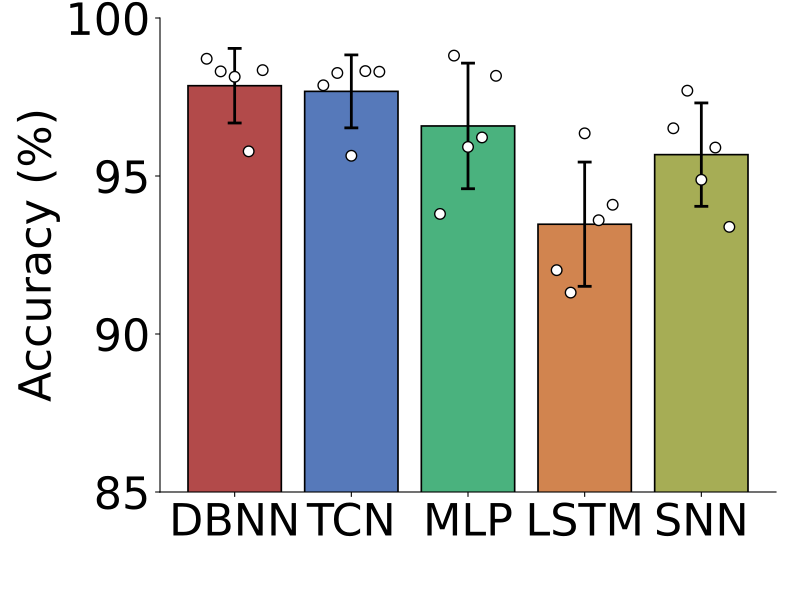

Write Python code to recreate this figure.
import csv
import os
from pathlib import Path
import matplotlib
matplotlib.use("Agg")
import matplotlib.pyplot as plt

import numpy as np
import torch
from torch import nn
import torch.nn.functional as F


class FixedBilinear(nn.Module):
    def __init__(self):
        super().__init__()
        self.weight = nn.Parameter(torch.empty(1, 500, 500), requires_grad=False)
        self.register_buffer("bias", torch.empty(1))


class FixedCore(nn.Module):
    def __init__(self, variant, dt):
        super().__init__()
        if variant != "dbnn":
            raise ValueError(variant)
        self.dt = float(dt)
        for name in ("tau_rise", "tau_decay", "omega"):
            self.register_parameter(name, nn.Parameter(torch.empty(500), requires_grad=False))
        for name in ("v_th", "reset_amp", "tau_reset"):
            self.register_parameter(name, nn.Parameter(torch.empty(()), requires_grad=False))
        self.bilinear = FixedBilinear()

    def forward(self, inputs):
        steps = inputs.shape[-1]
        lag = (torch.arange(steps, dtype=inputs.dtype, device=inputs.device) * self.dt - 0.5).clamp_min(0)
        kernels = self.omega[:, None] * (1.0 - torch.exp(-lag / self.tau_rise[:, None])) * torch.exp(-lag / self.tau_decay[:, None])
        size = 1 << (2 * steps - 2).bit_length()
        filtered = torch.fft.irfft(torch.fft.rfft(inputs, n=size, dim=-1) * torch.fft.rfft(kernels, n=size, dim=-1)[None], n=size, dim=-1)[..., :steps].transpose(1, 2)
        drive = filtered.sum(dim=-1) + self.bilinear.bias
        weight = self.bilinear.weight[0].to(filtered.dtype)
        weight = weight - torch.diag_embed(weight.diagonal())
        drive = drive + torch.einsum("bti,ij,btj->bt", filtered, weight, filtered)
        if bool(torch.all(drive < self.v_th)):
            return drive
        alpha = torch.exp(-torch.tensor(self.dt, dtype=drive.dtype, device=drive.device) / self.tau_reset.abs().clamp_min(1e-4))
        reset = torch.zeros(inputs.shape[0], device=inputs.device, dtype=inputs.dtype)
        values = []
        for step in range(steps):
            voltage = drive[:, step] + reset
            spike = (voltage >= self.v_th).to(voltage.dtype)
            reset = alpha * reset - self.reset_amp.abs() * spike
            values.append(voltage)
        return torch.stack(values, dim=-1)

class LocalEncoder(nn.Module):
    def __init__(self, dataset):
        super().__init__()
        self.dataset = dataset
        self.feature_maps = 8
        self.convolutions = nn.Sequential(nn.Conv2d(2, 96, 3, padding=1, groups=2), nn.GELU(), nn.Conv2d(96, 128, 3, padding=1, groups=2), nn.GELU(), nn.Conv2d(128, 16, 1, groups=2))
        self.node_mix_logits = nn.Parameter(torch.empty(2, 250, 8))
        self.log_input_gain = nn.Parameter(torch.empty(2))
        self.register_buffer("synapse_to_node", torch.empty(500, dtype=torch.int64))

    def forward(self, inputs):
        batch, steps = inputs.shape[:2]
        if self.dataset == "gait_recognition":
            frames = inputs.float().reshape(batch * steps, 1, 48, 30) / 255.0
            frames = F.adaptive_avg_pool2d(frames, (16, 16)).repeat(1, 2, 1, 1)
        else:
            frames = inputs.float().reshape(batch * steps, 2, 7, 7)[:, [1, 0]]
        frames = torch.sigmoid(self.convolutions(frames))
        if frames.shape[-2:] != (16, 16):
            frames = F.interpolate(frames, size=(16, 16), mode="bilinear", align_corners=False)
        frames = frames.reshape(batch * steps, 2, self.feature_maps, 256)[..., :250]
        weights = self.node_mix_logits.softmax(dim=-1)
        nodes = torch.einsum("bpkm,pmk->bpm", frames, weights)
        gains = self.log_input_gain.exp().clamp(1e-7, 0.2)
        nodes = (nodes * gains[None, :, None]).reshape(batch, steps, 500)
        return nodes[:, :, self.synapse_to_node].transpose(1, 2)


class LocalDBNN(nn.Module):
    def __init__(self, dataset, variant="dbnn"):
        super().__init__()
        self.dataset = dataset
        self.phases = 20 if dataset == "gait_recognition" else 49
        self.front = LocalEncoder(dataset)
        dt = 2.0 if dataset == "gait_recognition" else 1.0 if dataset == "dvs_gesture" else 10.0
        self.core = FixedCore(variant, dt)
        output_steps = 1000 if dataset == "gait_recognition" else 980
        classes = 11 if dataset == "dvs_gesture" else 10
        self.classifier = nn.Linear(output_steps, classes)
        self.logit_gain = nn.Parameter(torch.empty(()))

    def features_before_classifier(self, inputs):
        encoded = self.front(inputs)
        node_phase = torch.div(torch.arange(250, device=encoded.device) * self.phases, 250, rounding_mode="floor").repeat(2)
        synapse_phase = node_phase[self.front.synapse_to_node]
        phase_mask = F.one_hot(synapse_phase, num_classes=self.phases).to(encoded.dtype)
        encoded = (encoded.unsqueeze(-1) * phase_mask[None, :, None, :]).reshape(encoded.shape[0], 500, -1)
        if encoded.shape[-1] != self.classifier.in_features:
            encoded = F.interpolate(encoded, size=self.classifier.in_features, mode="linear", align_corners=False)
        trace = self.core(encoded)
        return (trace - self.core.bilinear.bias) / 0.3

    def forward(self, inputs):
        return self.classifier(self.features_before_classifier(inputs)) * self.logit_gain


class TemporalTCN(nn.Module):
    def __init__(self, features, classes, width):
        super().__init__()
        self.net = nn.Sequential(nn.Conv1d(features, width, 3, padding=1), nn.GELU(), nn.Dropout(0.1), nn.Conv1d(width, width, 3, padding=2, dilation=2), nn.GELU(), nn.Dropout(0.1))
        self.classifier = nn.Linear(width, classes)

    def features_before_classifier(self, inputs):
        return self.net(inputs.transpose(1, 2)).mean(dim=2)

    def forward(self, inputs):
        return self.classifier(self.features_before_classifier(inputs))


class TemporalMLP(nn.Module):
    def __init__(self, features, steps, classes, width):
        super().__init__()
        self.net = nn.Sequential(nn.Flatten(), nn.Linear(features * steps, width), nn.GELU(), nn.Dropout(0.1), nn.Linear(width, classes))

    def features_before_classifier(self, inputs):
        return self.net[:4](inputs)

    def forward(self, inputs):
        return self.net(inputs)


class TemporalLSTM(nn.Module):
    def __init__(self, features, classes, projection, hidden):
        super().__init__()
        self.input_projection = nn.Linear(features, projection)
        self.lstm = nn.LSTM(projection, hidden, batch_first=True)
        self.dropout = nn.Dropout(0.1)
        self.classifier = nn.Linear(hidden, classes)

    def features_before_classifier(self, inputs):
        _, (hidden, _) = self.lstm(self.input_projection(inputs))
        return self.dropout(hidden[-1])

    def forward(self, inputs):
        return self.classifier(self.features_before_classifier(inputs))


class TemporalSNN(nn.Module):
    def __init__(self, features, classes, hidden):
        super().__init__()
        self.input_gain_raw = nn.Parameter(torch.empty(()))
        self.hidden_layer = nn.Linear(features, hidden)
        self.output_layer = nn.Linear(hidden, classes)

    def simulate(self, inputs):
        hidden = inputs.new_zeros((inputs.shape[0], self.hidden_layer.out_features))
        output = inputs.new_zeros((inputs.shape[0], self.output_layer.out_features))
        logits = torch.zeros_like(output)
        hidden_sum = torch.zeros_like(hidden)
        gain = F.softplus(self.input_gain_raw)
        for step in range(inputs.shape[1]):
            hidden = 0.2 * hidden + self.hidden_layer(gain * inputs[:, step])
            hidden_spikes = (hidden >= 1.0).to(hidden.dtype)
            hidden = hidden - hidden_spikes
            output = 0.2 * output + self.output_layer(hidden_spikes)
            output_spikes = (output >= 1.0).to(output.dtype)
            output = output - output_spikes
            logits = logits + output
            hidden_sum = hidden_sum + hidden_spikes
        return logits / inputs.shape[1], hidden_sum / inputs.shape[1]

    def features_before_classifier(self, inputs):
        return self.simulate(inputs)[1]

    def forward(self, inputs):
        return self.simulate(inputs)[0]


def make_model(dataset, name, variant="dbnn"):
    gait = dataset == "gait_recognition"
    features = 18 if gait else 98
    steps = 50 if gait else 20
    classes = 11 if dataset == "dvs_gesture" else 10
    if name == "dbnn":
        return LocalDBNN(dataset, variant)
    if name == "tcn":
        return TemporalTCN(features, classes, 64 if gait else 24)
    if name == "mlp":
        return TemporalMLP(features, steps, classes, 80 if gait else 5)
    if name == "lstm":
        return TemporalLSTM(features, classes, 64 if gait else 54, 64 if gait else 13)
    if name == "snn":
        return TemporalSNN(features, classes, 400 if gait else 83)
    raise ValueError(name)


SCRIPT_DIR = Path(__file__).resolve().parent
ROOT = Path(__file__).resolve().parents[3]
DATA_DIR = ROOT / "nc_final_data/Figure6/Figure6_c2"
SOURCE_DIR = ROOT / "nc_final_source_data/Figure6/Figure6_c2"
DATASET = "nmnist"
NAMES = ("dbnn", "tcn", "mlp", "lstm", "snn")
COLORS = ("#B24A4A", "#5679BA", "#4AB27E", "#D1844F", "#A6AD55")




def write_table(path, columns, runs, means, stds):
    values = np.asarray(runs)
    if values.ndim != 2 or values.shape[0] != len(columns) or len(means) != len(columns) or len(stds) != len(columns):
        raise ValueError("Unexpected source table shape")
    path.parent.mkdir(parents=True, exist_ok=True)
    temporary = path.with_name(f".{path.name}.{os.getpid()}.tmp")
    try:
        with temporary.open("w", encoding="utf-8", newline="") as stream:
            writer = csv.writer(stream)
            writer.writerow(["run", *columns])
            for index in range(values.shape[1]):
                writer.writerow([f"run_{index + 1}", *values[:, index]])
            writer.writerow(["mean", *means])
            writer.writerow(["std", *stds])
        os.replace(temporary, path)
    finally:
        if temporary.exists():
            temporary.unlink()


def main():
    torch.set_num_threads(4)
    torch.backends.cuda.matmul.allow_tf32 = False
    torch.backends.cudnn.allow_tf32 = False
    device = torch.device("cuda" if torch.cuda.is_available() else "cpu")
    inputs = torch.from_numpy(np.load(DATA_DIR / "test_input.npy", allow_pickle=False)).to(device)
    labels = torch.from_numpy(np.load(DATA_DIR / "test_label.npy", allow_pickle=False)).long().to(device)
    dbnn_inputs = torch.from_numpy(np.load(DATA_DIR / "test_frames.npy", allow_pickle=False)).to(device) if DATASET == "gait_recognition" else inputs
    accuracy = np.empty((len(NAMES), 5), dtype=np.float64)
    with torch.inference_mode():
        for model_index, name in enumerate(NAMES):
            x = dbnn_inputs if name == "dbnn" else inputs
            for run in range(1, 6):
                checkpoint = torch.load(DATA_DIR / name / f"checkpoint_{run}.pt", map_location="cpu", weights_only=True)
                if set(checkpoint) != {"model_state"}:
                    raise ValueError("Unexpected checkpoint fields")
                model = make_model(DATASET, name).to(device).eval()
                model.load_state_dict(checkpoint["model_state"], strict=True)
                correct = 0
                for start in range(0, len(labels), 32):
                    prediction = model(x[start:start + 32].float()).argmax(dim=1)
                    correct += int((prediction == labels[start:start + 32]).sum())
                accuracy[model_index, run - 1] = correct / len(labels)
                print(name, run, correct, len(labels), flush=True)
    means = accuracy.mean(axis=1) * 100.0
    stds = accuracy.std(axis=1, ddof=1) * 100.0
    columns = [f"{name}_accuracy_percent" for name in NAMES]
    write_table(SOURCE_DIR / f"{SCRIPT_DIR.name}.csv", columns, accuracy * 100.0, means, stds)
    plot_accuracy(accuracy, means, stds)


def plot_accuracy(accuracy, means, stds):
    with plt.rc_context({"font.size": 32, "pdf.fonttype": 42, "ps.fonttype": 42}):
        fig, ax = plt.subplots(figsize=(8, 6))
        ax.bar(np.arange(len(NAMES)), means, width=0.8, color=COLORS, edgecolor="black", linewidth=1.2,
               yerr=stds, error_kw={"elinewidth": 2, "ecolor": "black", "capsize": 5, "capthick": 2})
        offsets = np.linspace(-0.24, 0.24, accuracy.shape[1])
        for index in range(len(NAMES)):
            ax.scatter(index + offsets, accuracy[index] * 100.0, s=58, facecolors="white", edgecolors="black", linewidths=1.0, zorder=5)
        ax.set_xticks(np.arange(len(NAMES)), ["DBNN", "TCN", "MLP", "LSTM", "SNN"])
        ax.set_ylabel("Accuracy (%)")
        ymin = max(0.0, float(np.min(means - stds)) - 5.0)
        ymax = min(100.0, float(np.max(means + stds)) + 5.0)
        step = 5.0 if ymax - ymin <= 25.0 else 10.0
        start = step * round(((ymin + ymax) / 2.0 - 1.5 * step) / step)
        ticks = start + step * np.arange(4)
        ax.set_ylim(min(ymin, float(ticks[0])), max(ymax, float(ticks[-1])))
        ax.set_yticks(ticks)
        lower, upper = ax.get_ylim()
        minimum, maximum = float(np.min(accuracy) * 100.0), float(np.max(accuracy) * 100.0)
        if minimum < lower or maximum > upper:
            lower = min(lower, max(0.0, 5.0 * np.floor((minimum - 0.5) / 5.0)))
            upper = max(upper, min(100.0, 5.0 * np.ceil((maximum + 0.5) / 5.0)))
            ax.set_ylim(lower, upper)
            step = 5.0 if upper - lower <= 25.0 else 10.0
            ax.set_yticks(np.arange(step * np.ceil(lower / step), upper + 0.1 * step, step))
        ax.spines["top"].set_visible(False)
        ax.spines["right"].set_visible(False)
        fig.subplots_adjust(left=0.20, right=0.97, bottom=0.18, top=0.97)
        fig.savefig(SCRIPT_DIR / "Figure6_c2.pdf", format="pdf")
        plt.close(fig)


if __name__ == "__main__":
    main()
